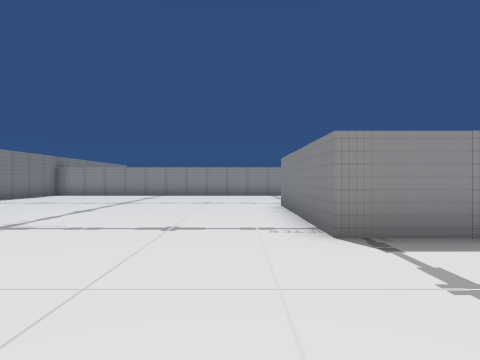
view 1 (above)

24 first-person views from a walk through a Unity game level. The camera is 1.4 m above the floor, looks level and sees 75° across. The floor is counted in squares, 2 m on a side. Each view is taken from the middle of a square. On the plan, view 1 faces up. The plan holds only what a view shows up to about 10 squares ahead; the rest is blank. The place goes on beyond the plan. The player is left out.

view 2
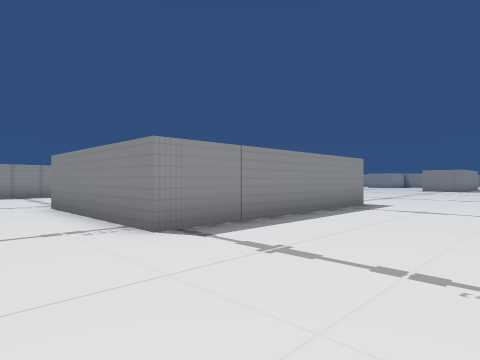

view 3
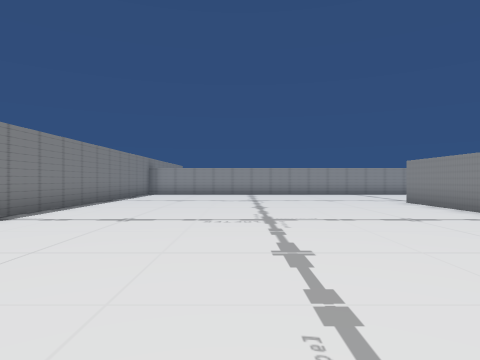

view 4
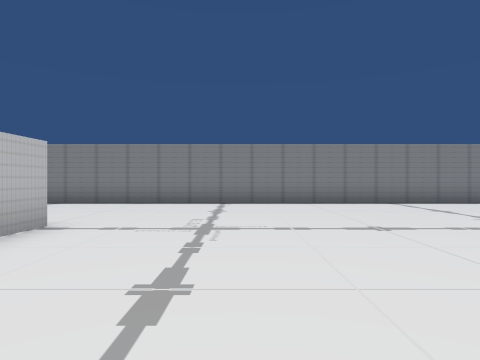

view 5
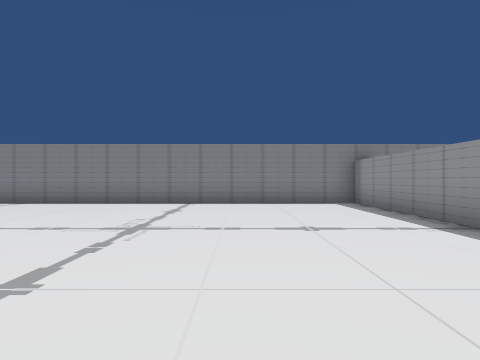

view 6
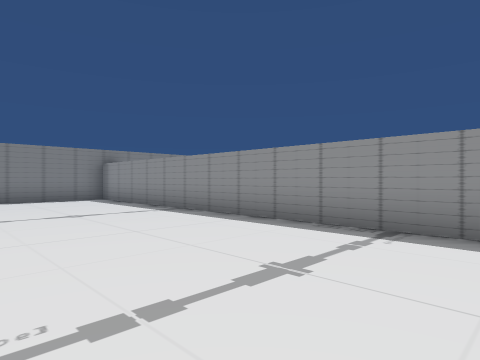

view 7
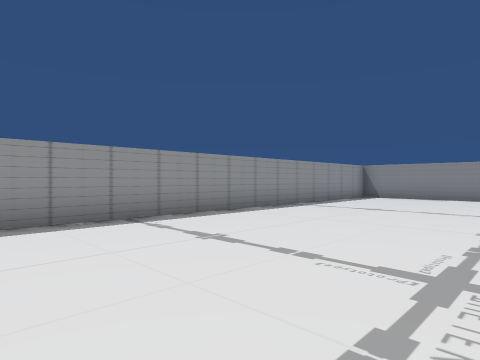

view 8
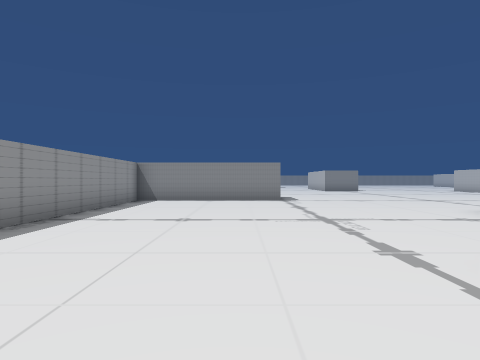

view 9
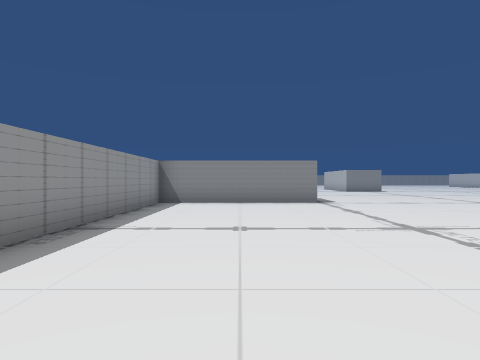

view 10
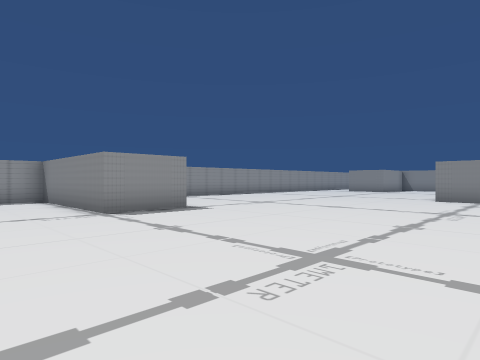

view 11
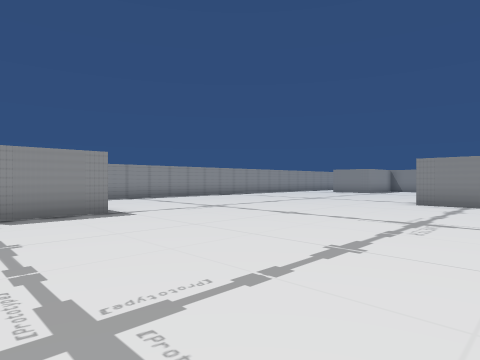

view 12
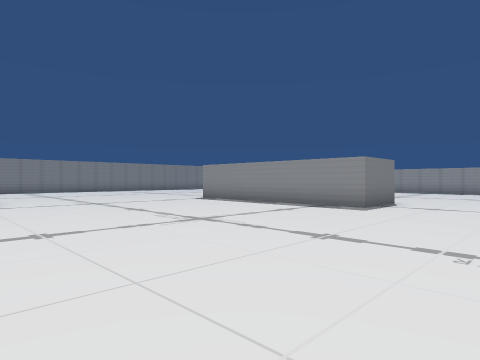

view 13
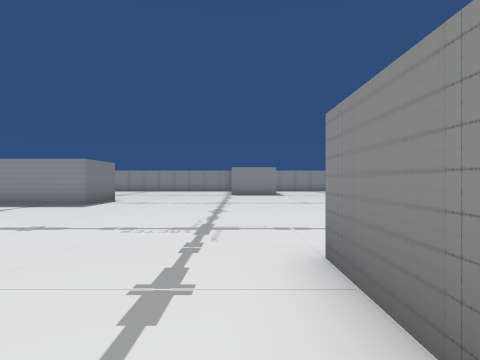

view 14
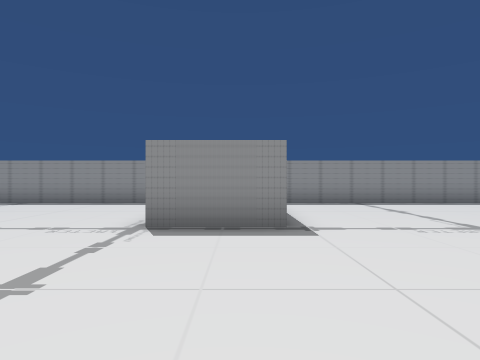

view 15
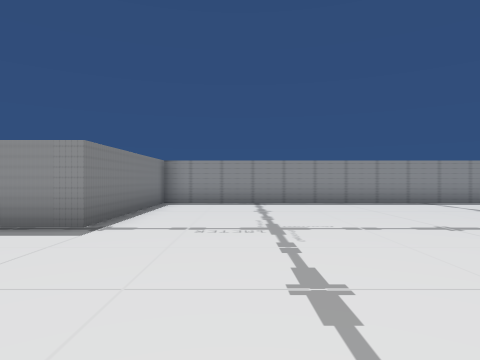

view 16
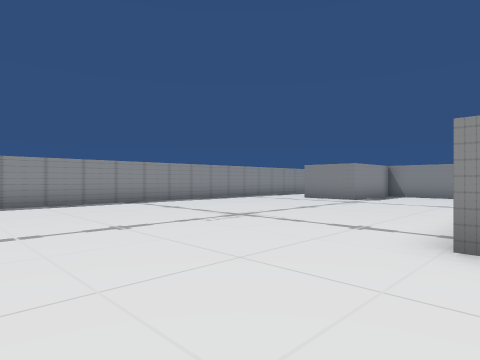

view 17
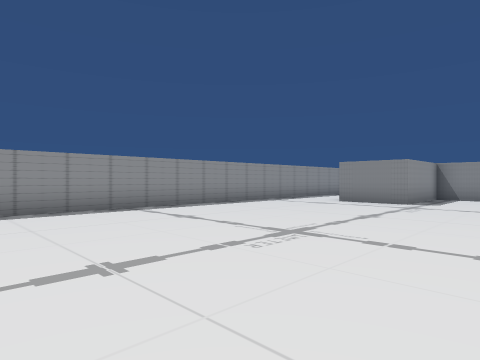

view 18
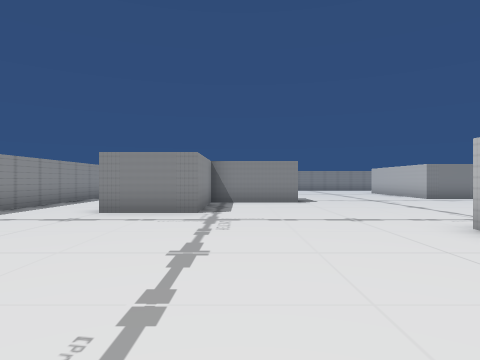

view 19
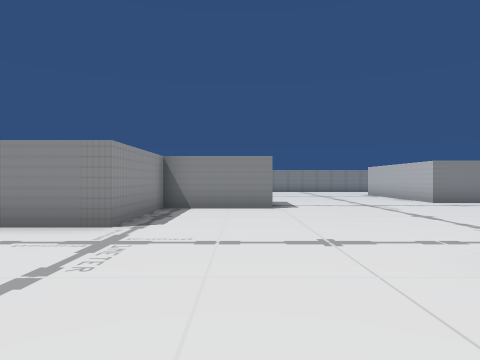

view 20
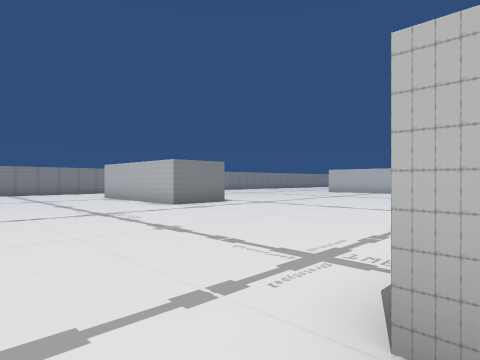

view 21
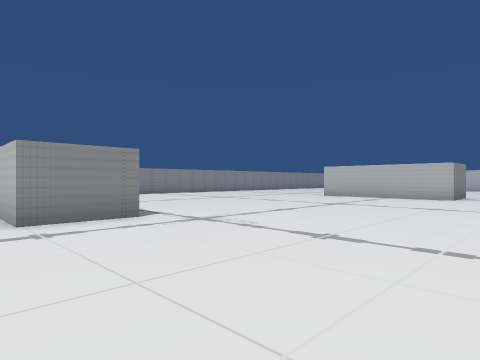

view 22
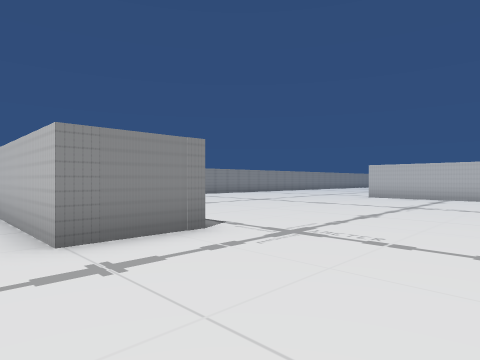

view 23
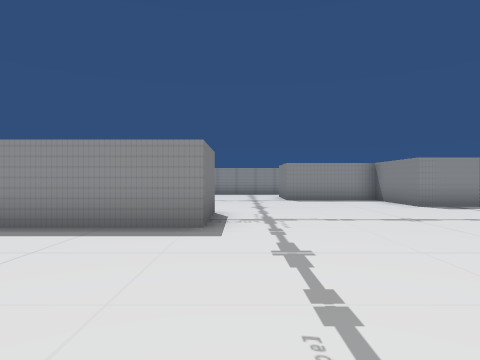

view 24
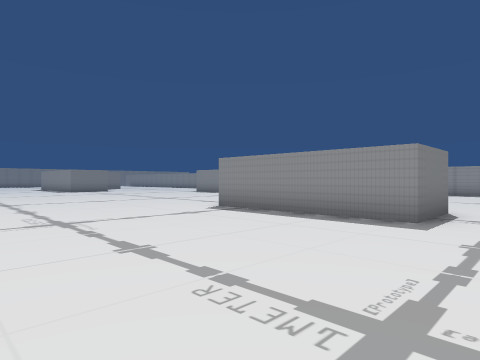

### Floor plan
Points are (right, up) in squares from view 1. A wall is a line through its corners. A room is listed if a view was taken in it or the views show most of it. See-through windows are left out.
Room 1 (views 1, 2, 3, 4, 5, 6, 7, 8, 9, 10, 11, 12, 13, 14, 15, 16, 17, 18, 19, 20, 21, 22, 23, 24)
walls: (7.7, 5.9) (7.7, 3.8) (1.1, 3.8) (1.1, 8.8); (12.8, -4) (12.8, -2.1); (20.6, 4.2) (20.6, 5.7); (25.5, 5.7) (25.5, 3.6) (20.5, 3.6); (24.6, 14.5) (13.7, 14.5) (13.7, 9.6) (11.6, 9.6) (11.6, 14.5) (-8.5, 14.5) (-8.5, -5.9); (-3.9, -2.9) (-2.8, -2.9); (32.6, 0.1) (32.6, 2.1) (35.5, 2.1); (32.4, 7.2) (30.7, 7.2) (30.7, 9.9) (27.6, 9.9) (27.6, 12); (31, 14.5) (28.1, 14.5)

Positions as (right, up) in squares from view 1, and headings:
1: (0, 0), facing up
2: (-1, 0), facing up-right
3: (-4, -1), facing up
4: (1, 0), facing left
5: (1, 11), facing left
6: (3, 10), facing up-left
7: (-1, 9), facing up-right
8: (1, 11), facing right
9: (2, 12), facing right
10: (9, 3), facing up-right
11: (11, 3), facing up-right
12: (11, -4), facing up-left
13: (12, -5), facing up
14: (13, 5), facing up
15: (16, 5), facing up
16: (17, 5), facing up-right
17: (18, 7), facing up-right
18: (21, 9), facing right
19: (23, 8), facing right
20: (25, 7), facing down-right
21: (27, 3), facing down-right
22: (29, 3), facing down-right
23: (26, -1), facing up
24: (27, -2), facing up-left
